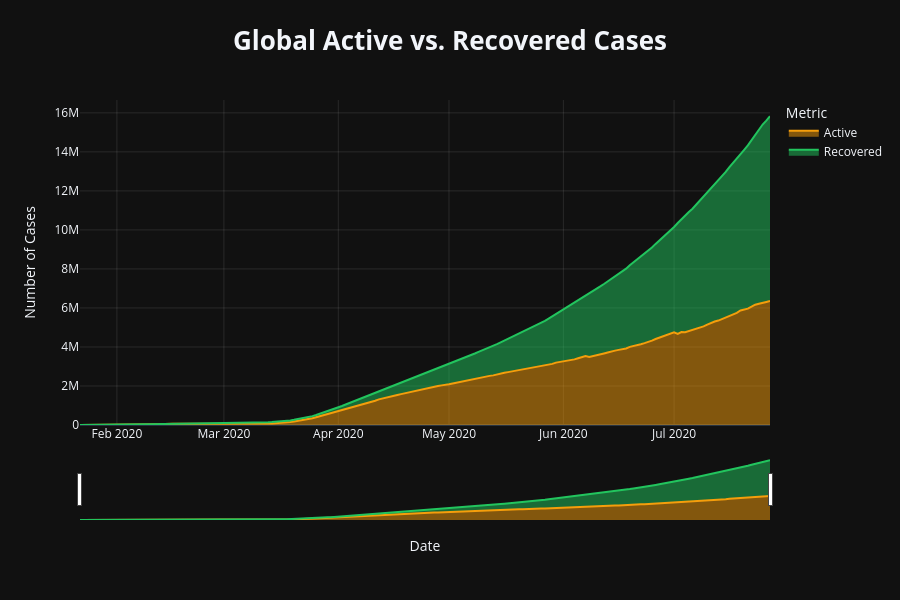

Write notebook code for a chart like this one.
### Code cell
# GLOBAL ACTIVE VS RECOVERED CASES

comparison_df = global_timeline[
    ["Date", "Active", "Recovered"]
].melt(
    id_vars="Date",
    var_name="Metric",
    value_name="Cases"
)

fig = px.area(
    comparison_df,
    x="Date",
    y="Cases",
    color="Metric",
    title="<b>Global Active vs. Recovered Cases</b>",
    labels={
        "Date": "Date",
        "Cases": "Number of Cases",
        "Metric": "Metric"
    },
    color_discrete_map={
        "Active": "#F59E0B",
        "Recovered": "#22C55E"
    }
)

fig.update_layout(
    template="plotly_dark",
    title=dict(
        x=0.5,
        font=dict(size=26)
    ),
    hovermode="x unified",
    xaxis=dict(
        rangeslider=dict(visible=True),
        showgrid=True,
        gridcolor="rgba(255,255,255,0.10)"
    ),
    yaxis=dict(
        showgrid=True,
        gridcolor="rgba(255,255,255,0.10)"
    ),
    height=600
)

fig.show()

### Figure 1 — Plotly figure (JSON) as saved in the notebook; plotly's stock layout.template omitted (floating-point values rounded to 4 significant figures; data arrays with more than 128 entries replaced by an {"elided": "..."} marker saying what was removed)
{"data": [{"fillpattern": {"shape": ""}, "hovertemplate": "Metric=Active<br>Date=%{x}<br>Number of Cases=%{y}<extra></extra>", "legendgroup": "Active", "line": {"color": "#F59E0B"}, "marker": {"symbol": "circle"}, "mode": "lines", "name": "Active", "orientation": "v", "showlegend": true, "stackgroup": "1", "type": "scatter", "x": {"elided": "188 str values"}, "xaxis": "x", "y": {"elided": "188 int values"}, "yaxis": "y"}, {"fillpattern": {"shape": ""}, "hovertemplate": "Metric=Recovered<br>Date=%{x}<br>Number of Cases=%{y}<extra></extra>", "legendgroup": "Recovered", "line": {"color": "#22C55E"}, "marker": {"symbol": "circle"}, "mode": "lines", "name": "Recovered", "orientation": "v", "showlegend": true, "stackgroup": "1", "type": "scatter", "x": {"elided": "188 str values"}, "xaxis": "x", "y": {"elided": "188 int values"}, "yaxis": "y"}], "layout": {"height": 600, "hovermode": "x unified", "legend": {"title": {"text": "Metric"}, "tracegroupgap": 0}, "title": {"font": {"size": 26}, "text": "<b>Global Active vs. Recovered Cases</b>", "x": 0.5}, "xaxis": {"anchor": "y", "domain": [0, 1], "gridcolor": "rgba(255,255,255,0.10)", "rangeslider": {"visible": true}, "showgrid": true, "title": {"text": "Date"}}, "yaxis": {"anchor": "x", "domain": [0, 1], "gridcolor": "rgba(255,255,255,0.10)", "showgrid": true, "title": {"text": "Number of Cases"}}}}
